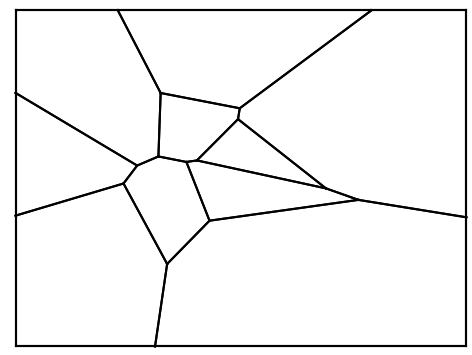
#> input picture Image Processing/voronoi_image.png, 472 x 355 px, found by its file name
$ python deneme5.py
#> lines starting #> are read from the running program, lines starting #| are printed output that depends on the picture
import cv2
import numpy as np
import matplotlib.pyplot as plt
from skimage.morphology import skeletonize
from math import atan2

# ------------------- tunables -------------------
THRESH_BIN = 200          # binarization threshold
NOISE_MIN_BRANCH = 3      # prune spur branches shorter than this (px)
MERGE_VERT_DIST = 3       # cluster tolerance for coincident vertices (px)
# ------------------------------------------------

# ---------- basic helpers ----------
def to_binary_inv(gray):
    _, th = cv2.threshold(gray, THRESH_BIN, 255, cv2.THRESH_BINARY_INV)
    return (th // 255).astype(np.uint8)  # 0/1

def skeletonize_image(gray):
    return skeletonize(to_binary_inv(gray)).astype(np.uint8)  # 0/1

NB8 = [(-1,-1),(-1,0),(-1,1),(0,-1),(0,1),(1,-1),(1,0),(1,1)]
def neighbors8(y,x, sk):
    h,w = sk.shape
    out=[]
    for dy,dx in NB8:
        yy,xx = y+dy, x+dx
        if 0<=yy<h and 0<=xx<w and sk[yy,xx]==1:
            out.append((yy,xx))
    return out

def prune_spurs(skel, keep_border=True):
    sk = skel.copy()
    h,w = sk.shape
    changed = True
    while changed:
        changed=False
        to_del=[]
        for y in range(h):
            for x in range(w):
                if sk[y,x]==1 and len(neighbors8(y,x,sk))==1:
                    if keep_border and (x==0 or y==0 or x==w-1 or y==h-1):
                        continue
                    # walk along degree-2 path; if short -> delete
                    path=[(y,x)]
                    py,px = y,x
                    ny,nx = neighbors8(y,x,sk)[0]
                    while sk[ny,nx]==1 and len(neighbors8(ny,nx,sk))==2 and len(path)<NOISE_MIN_BRANCH+1:
                        nbs = neighbors8(ny,nx,sk)
                        nxt = nbs[0] if nbs[0]!=(py,px) else (nbs[1] if len(nbs)>1 else nbs[0])
                        path.append((ny,nx))
                        py,px = ny,nx
                        ny,nx = nxt
                    if len(path)<=NOISE_MIN_BRANCH:
                        to_del.extend(path)
        if to_del:
            changed=True
            for (yy,xx) in to_del:
                sk[yy,xx]=0
    return sk

def detect_rectangle_via_hough(gray):
    """Return (xL,yT,xR,yB) and corner points; fall back to image bounds."""
    h,w = gray.shape
    edges = cv2.Canny(gray, 50, 150)
    lines = cv2.HoughLinesP(edges, 1, np.pi/180, threshold=80,
                            minLineLength=int(0.6*min(h,w)), maxLineGap=10)
    if lines is None:
        return (0.0,0.0,w-1.0,h-1.0), [(0.0,0.0),(w-1.0,0.0),(w-1.0,h-1.0),(0.0,h-1.0)]
    horizontals=[]; verticals=[]
    for l in lines[:,0]:
        x1,y1,x2,y2 = l
        if abs(y2-y1) <= abs(x2-x1): horizontals.append(l)
        else: verticals.append(l)
    if not horizontals or not verticals:
        return (0.0,0.0,w-1.0,h-1.0), [(0.0,0.0),(w-1.0,0.0),(w-1.0,h-1.0),(0.0,h-1.0)]
    top = min(horizontals, key=lambda L: min(L[1],L[3]))
    bot = max(horizontals, key=lambda L: max(L[1],L[3]))
    lef = min(verticals,   key=lambda L: min(L[0],L[2]))
    rig = max(verticals,   key=lambda L: max(L[0],L[2]))
    yT = 0.5*(top[1]+top[3]); yB = 0.5*(bot[1]+bot[3])
    xL = 0.5*(lef[0]+lef[2]); xR = 0.5*(rig[0]+rig[2])
    corners = [(xL,yT),(xR,yT),(xR,yB),(xL,yB)]
    return (xL,yT,xR,yB), corners

def line_intersection(p1,p2, q1,q2):
    x1,y1 = p1; x2,y2=p2; x3,y3=q1; x4,y4=q2
    den = (x1-x2)*(y3-y4) - (y1-y2)*(x3-x4)
    if abs(den) < 1e-9: return None
    px = ((x1*y2 - y1*x2)*(x3-x4) - (x1-x2)*(x3*y4 - y3*x4))/den
    py = ((x1*y2 - y1*x2)*(y3-y4) - (y1-y2)*(x3*y4 - y3*x4))/den
    return (px,py)

def project_to_rectangle(p_prev, p_end, rect):
    xL,yT,xR,yB = rect
    walls = [((xL,yT),(xR,yT)), ((xR,yT),(xR,yB)),
             ((xR,yB),(xL,yB)), ((xL,yB),(xL,yT))]
    for a,b in walls:
        ip = line_intersection(p_prev, p_end, a, b)
        if ip is None: continue
        x,y=ip
        if xL-1e-6 <= x <= xR+1e-6 and yT-1e-6 <= y <= yB+1e-6:
            return (x,y)
    return None

def merge_close_points(pts, r=MERGE_VERT_DIST):
    """Greedy clustering; returns list of (x,y) floats."""
    pts = [tuple(map(float,p)) for p in pts]
    centers=[]
    for p in pts:
        found=False
        for i,c in enumerate(centers):
            if np.hypot(c[0]-p[0], c[1]-p[1]) <= r:
                centers[i] = ((c[0]+p[0])/2.0, (c[1]+p[1])/2.0)
                found=True; break
        if not found: centers.append(p)
    return centers

# ---------- graph extraction with correct boundary handling ----------
def extract_graph_with_boundary(gray):
    h,w = gray.shape
    rect, rect_corners = detect_rectangle_via_hough(gray)

    sk = skeletonize_image(gray)
    sk = prune_spurs(sk)

    # true vertices = junctions (deg>=3) + endpoints (deg==1) + rectangle corners
    verts=[]
    for y in range(h):
        for x in range(w):
            if sk[y,x]!=1: continue
            d = len(neighbors8(y,x,sk))
            if d==1 or d>=3:
                verts.append((x,y))
    verts += [(cx,cy) for (cx,cy) in rect_corners]
    verts = merge_close_points(verts, r=MERGE_VERT_DIST)

    # integer map for quick lookups
    vmap = { (int(round(v[1])), int(round(v[0]))): i for i,v in enumerate(verts) }

    def is_vertex_pix(y,x):
        return (y,x) in vmap

    edges=set()
    visited=set()

    # walk skeleton from each vertex to the next vertex; if chain runs off, project to rectangle & create a boundary vertex
    for i,(vx,vy) in enumerate(verts):
        y0, x0 = int(round(vy)), int(round(vx))
        starts = [(y0,x0)] + [(y0+dy, x0+dx) for dy,dx in NB8]
        starts = [(yy,xx) for (yy,xx) in starts if 0<=yy<h and 0<=xx<w and sk[yy,xx]==1]
        for sy,sx in starts:
            for ny,nx in neighbors8(sy,sx, sk):
                key=(sy,sx,ny,nx)
                if key in visited: continue
                path=[(sy,sx),(ny,nx)]
                py,px=sy,sx
                cy,cx=ny,nx
                while True:
                    nbs = neighbors8(cy,cx, sk)
                    nbs = [p for p in nbs if p!=(py,px)]
                    if not nbs:  # dead-end -> project last segment to rectangle
                        ip = project_to_rectangle((float(px),float(py)), (float(cx),float(cy)), rect)
                        if ip is not None:
                            verts.append(ip)
                            # rebuild map lazily
                            vmap.clear()
                            for k,(xx,yy) in enumerate(verts):
                                vmap[(int(round(yy)), int(round(xx)))] = k
                            a = i
                            b = vmap[(int(round(ip[1])), int(round(ip[0])))]
                            if a!=b: edges.add(tuple(sorted((a,b))))
                        break
                    if len(nbs)>=2 or is_vertex_pix(cy,cx):
                        a = i
                        b = vmap.get((cy,cx))
                        if b is None:  # snap to nearest
                            ds = [np.hypot(xx-cx, yy-cy) for (xx,yy) in verts]
                            b = int(np.argmin(ds))
                        if a!=b: edges.add(tuple(sorted((a,b))))
                        break
                    py,px = cy,cx
                    cy,cx = nbs[0]
                visited.add(key)

    # ensure rectangle edges are present
    corner_ids = [vmap[(int(round(cy)),int(round(cx)))] for (cx,cy) in rect_corners]
    for e in [(corner_ids[0],corner_ids[1]),
              (corner_ids[1],corner_ids[2]),
              (corner_ids[2],corner_ids[3]),
              (corner_ids[3],corner_ids[0])]:
        edges.add(tuple(sorted(e)))

    return list(verts), [list(e) for e in sorted(edges)]

# ---------- face extraction (cells) ----------
def polygon_area(coords):
    x = coords[:,0]; y=coords[:,1]
    return 0.5*np.sum(x*np.roll(y,-1) - np.roll(x,-1)*y)

def polygon_centroid(coords):
    x = coords[:,0]; y=coords[:,1]
    a = np.sum(x*np.roll(y,-1) - np.roll(x,-1)*y)
    if abs(a) < 1e-9:
        return np.array([x.mean(), y.mean()])
    cx = np.sum((x+np.roll(x,-1))*(x*np.roll(y,-1)-np.roll(x,-1)*y))/(3*a)
    cy = np.sum((y+np.roll(y,-1))*(x*np.roll(y,-1)-np.roll(x,-1)*y))/(3*a)
    return np.array([cx,cy])

def build_cells(vertices, edges, img_shape):
    """Planar face walk on straight-edge graph -> bounded faces (cells)."""
    V = np.array(vertices, dtype=float)
    h,w = img_shape

    # adjacency with angles
    adj = {i:set() for i in range(len(V))}
    for a,b in edges:
        adj[a].add(b); adj[b].add(a)
    ang = {}
    for i in range(len(V)):
        vi = V[i]
        ang[i] = {}
        for j in adj[i]:
            vj = V[j]
            ang[i][j] = atan2(vj[1]-vi[1], vj[0]-vi[0])
    # neighbors sorted CCW
    nbr_sorted = {i: sorted(list(adj[i]), key=lambda j: ang[i][j]) for i in adj}

    # half-edge visitation
    visited_he = set()
    faces = []          # list of ordered vertex indices per face (closed loop)
    he_start_for_face = []

    # iterate all half-edges
    for a,b in edges:
        for (u,v) in [(a,b),(b,a)]:
            if (u,v) in visited_he: continue
            face = []
            start = (u,v)
            cur_u, cur_v = u, v
            while True:
                visited_he.add((cur_u,cur_v))
                face.append(cur_u)
                # at cur_v, rotate "right" (clockwise) to keep face on left of half-edge
                nbrs = nbr_sorted[cur_v]
                if cur_u not in nbrs: break  # broken adjacency (shouldn't happen)
                k = nbrs.index(cur_u)
                nxt = nbrs[(k-1) % len(nbrs)]  # previous in CCW list = clockwise
                cur_u, cur_v = cur_v, nxt
                if (cur_u,cur_v) == start:
                    break
            if len(face)>=3:
                faces.append(face)
                he_start_for_face.append(start)

    # dedupe faces by vertex cycles (normalize rotation)
    def norm_cycle(cyc):
        m = min(range(len(cyc)), key=lambda i: cyc[i])
        c1 = cyc[m:]+cyc[:m]
        c2 = c1[:1]+list(reversed(c1[1:]))
        return tuple(min(c1,c2))
    uniq = {}
    for f in faces:
        key = norm_cycle(f)
        uniq[key]=f
    faces = list(uniq.values())

    # remove outer face (largest absolute area)
    areas = [abs(polygon_area(V[np.array(f)])) for f in faces]
    if areas:
        outer_idx = int(np.argmax(areas))
        faces.pop(outer_idx)

    # build sub_dict_* structure + neighbors via shared edges
    edge_to_faces = {}
    for fid,f in enumerate(faces):
        for i in range(len(f)):
            a=f[i]; b=f[(i+1)%len(f)]
            e = tuple(sorted((a,b)))
            edge_to_faces.setdefault(e, []).append(fid)

    sub = {}
    for fid,f in enumerate(faces):
        poly = V[np.array(f)]
        # seed = polygon centroid, normalized to [0,1]
        c = polygon_centroid(poly)
        seed_norm = [float(c[0]/(w-1)), float(c[1]/(h-1))]
        # edges around this face
        e_local = [[int(f[i]), int(f[(i+1)%len(f)])] for i in range(len(f))]
        # neighbors = faces sharing an edge
        neigh=set()
        for e in e_local:
            other = edge_to_faces.get(tuple(sorted(e)), [])
            for ff in other:
                if ff!=fid: neigh.add(ff)
        sub[f"sub_dict_{fid}"] = {
            "seed number": fid,
            "seed coordinates": seed_norm,
            "neighbors": sorted(list(neigh)),
            "edges": e_local,
            "cell vertices": [int(v) for v in f]
        }
    return sub

# ---------- user-facing pipeline ----------
def image_to_explicit_voronoi_dict(image_path, plot=True):
#> called with plot = True
    gray = cv2.imread(image_path, cv2.IMREAD_GRAYSCALE)
#> gray is the input picture: shape (355, 472); min 0, max 255, mean 243.8
    if gray is None:
        raise FileNotFoundError(f"Cannot read image: {image_path}")

    # graph (vertices + edges) directly from the drawing
    vertices, edges = extract_graph_with_boundary(gray)
#> in detect_rectangle_via_hough, `edges = cv2.Canny(gray, 50, 150)`:
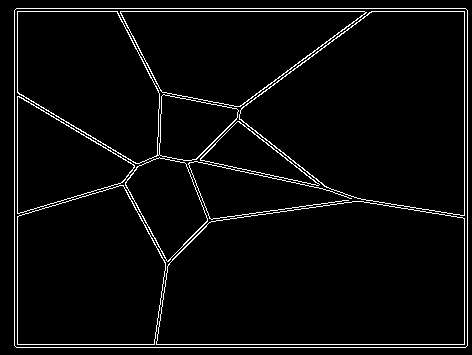
#> edges: shape (355, 472); 3.9% white in thin lines or dots
#> in detect_rectangle_via_hough, `lines = cv2.HoughLinesP(edges, 1, np.pi/180, threshold=80, minLineLeng..`: lines = [[16, 8, 465, 8], [14, 344, 467, 344], [14, 11, 467, 11], [16, 347, 465, 347], [464, 343, 464, 12], [467, 345, 467, 10], [14, 345, 14, 10], [17, 343, 17, 12]]
#> the loop in detect_rectangle_via_hough, `for l in lines[:,0]:` made 8 passes
#> after the loop in detect_rectangle_via_hough, `for l in lines[:,0]:`: horizontals = [[16, 8, 465, 8], [14, 344, 467, 344], [14, 11, 467, 11], [16, 347, 465, 347]]; verticals = [[464, 343, 464, 12], [467, 345, 467, 10], [14, 345, 14, 10], [17, 343, 17, 12]]
#> in detect_rectangle_via_hough, `top = min(horizontals, key=lambda L: min(L[1],L[3]))`: top = [16, 8, 465, 8]
#> in detect_rectangle_via_hough, `bot = max(horizontals, key=lambda L: max(L[1],L[3]))`: bot = [16, 347, 465, 347]
#> in detect_rectangle_via_hough, `lef = min(verticals,   key=lambda L: min(L[0],L[2]))`: lef = [14, 345, 14, 10]
#> in detect_rectangle_via_hough, `rig = max(verticals,   key=lambda L: max(L[0],L[2]))`: rig = [467, 345, 467, 10]
#> in detect_rectangle_via_hough, `yT = 0.5 * (top[1] + top[3])`: yT = 8
#> in detect_rectangle_via_hough, `yB = 0.5 * (bot[1] + bot[3])`: yB = 347
#> in detect_rectangle_via_hough, `xL = 0.5 * (lef[0] + lef[2])`: xL = 14
#> in detect_rectangle_via_hough, `xR = 0.5 * (rig[0] + rig[2])`: xR = 467
#> in detect_rectangle_via_hough, `corners = [(xL,yT),(xR,yT),(xR,yB),(xL,yB)]`: corners = [(14, 8), (467, 8), (467, 347), (14, 347)]
#> in extract_graph_with_boundary, `rect, rect_corners = detect_rectangle_via_hough(gray)`: rect = (14, 8, 467, 347); rect_corners = [(14, 8), (467, 8), (467, 347), (14, 347)]
#> in to_binary_inv, `_, th = cv2.threshold(gray, THRESH_BIN, 255, cv2.THRESH_BINARY_INV)`:
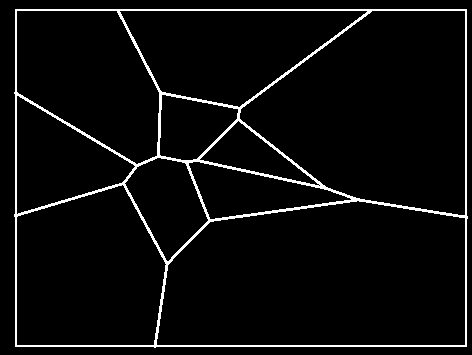
#> th: shape (355, 472); 4.6% white in thin lines or dots
#> in to_binary_inv, `return (th // 255).astype(np.uint8)`: returned value: shape (355, 472); values 0 (black) and 1 (white), 4.6% white in thin lines or dots
#> in skeletonize_image, `return skeletonize(to_binary_inv(gray)).astype(np.uint8)`:
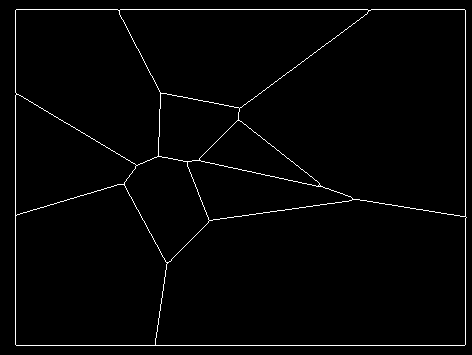
#> returned value: shape (355, 472); values 0 (black) and 1 (white), 1.8% white in thin lines or dots
#> the loop in merge_close_points, `for p in pts:` made 66 passes
#> p on passes 1 to 12: (118, 10), (119, 10), (368, 10), (369, 10), (119, 11), (368, 11), (160, 92), (16, 93), (160, 93), (161, 93), (16, 94), (17, 94)
#> the loop in extract_graph_with_boundary, `for i,(vx,vy) in enumerate(verts):` made 22 passes
#> (vx, vy) on passes 1 to 12: (118.8, 10.5), (368.2, 10.5), (160.2, 93.38), (16.5, 93.75), (239, 108), (238.4, 119.9), (158.4, 155.9), (199.4, 159.9), (187.1, 161.5), (136, 165), (123.9, 184.4), (320.1, 186)
#> the loop in extract_graph_with_boundary, `for e in [(corner_ids[0],corner_ids[1]), (corner_ids[1],corner_ids[2])..` made 4 passes
#> e on passes 1 to 4: (18, 19), (19, 20), (20, 21), (21, 18)

    # faces -> your exact sub_dict_* format
    explicit = build_cells(vertices, edges, gray.shape)
#> the loop in build_cells, `for a,b in edges:` made 31 passes
#> (a, b) on passes 1 to 12: (0, 1), (0, 2), (0, 3), (1, 4), (1, 14), (2, 4), (2, 6), (3, 9), (3, 13), (4, 5), (5, 7), (5, 11)
#> the loop in build_cells, `for i in range(len(V)):` made 22 passes
#> the loop in build_cells, `for f in faces:` made 13 passes
#> f on passes 1 to 12: [0, 1, 4, 2], [1, 0, 3, 13, 17, 14], [0, 2, 6, 9, 3], [4, 1, 14, 12, 11, 5], [2, 4, 5, 7, 8, 6], [3, 9, 10, 13], [7, 5, 11], [6, 8, 15, 16, 10, 9], [8, 7, 11, 12, 15], [13, 10, 16, 17], [12, 14, 17, 16, 15], [18, 19, 20, 21]
#> the loop in build_cells, `for fid,f in enumerate(faces):` made 11 passes

    if plot:
        # quick visualization
        fig, ax = plt.subplots(figsize=(8,6))
        # ax.imshow(gray, cmap='gray')
        V = np.array(vertices, float)
        # [6 lines of commented-out code are left out]

    return explicit, vertices, edges

# --------------- example ---------------
if __name__ == "__main__":
    path = r"C:\Users\user\OneDrive\PHD\Repositories\Inverse_Voronoi\Image Processing\voronoi_image.png"
    explicit_voronoi, vertices, edges = image_to_explicit_voronoi_dict(path, plot=True)

    # show one cell example and count
    print(f"#cells: {len(explicit_voronoi)}  #verts: {len(vertices)}  #edges: {len(edges)}")
#| #cells: 11  #verts: 22  #edges: 31
    first_key = list(explicit_voronoi.keys())[0]
    print(explicit_voronoi)
#> (printed output is left out)

    # extract edges from explicit voronoi
    extracted_edges = []
    for cell in explicit_voronoi:
        for edges in explicit_voronoi[cell]['edges']:
            if edges not in extracted_edges and edges[::-1] not in extracted_edges:
                extracted_edges.append(edges)
#> this loop made 11 passes
#> cell on passes 1 to 11: 'sub_dict_0', 'sub_dict_1', 'sub_dict_2', 'sub_dict_3', 'sub_dict_4', 'sub_dict_5', 'sub_dict_6', 'sub_dict_7', 'sub_dict_8', 'sub_dict_9', 'sub_dict_10'

    print('Extracted Edges:', extracted_edges)
#> (printed output is left out)
    # extract vertices from explicit voronoi
    extracted_vertices = []
    for cell in explicit_voronoi:
        for vertex in explicit_voronoi[cell]['cell vertices']:
            if vertex not in extracted_vertices:
                extracted_vertices.append(vertex)
    print('Extracted Vertices:', extracted_vertices)
#| Extracted Vertices: [0, 1, 4, 2, 3, 13, 17, 14, 6, 9, 12, 11, 5, 7, 8, 10, 15, 16]

    import matplotlib.pyplot as plt
    # visualize extracted edges and vertices
    for edge in extracted_edges:
        pt1 = vertices[edge[0]]
        pt2 = vertices[edge[1]]
        plt.plot([pt1[0], pt2[0]], [pt1[1], pt2[1]], 'b-')
#> this loop made 27 passes
#> edge on passes 1 to 12: [0, 1], [1, 4], [4, 2], [2, 0], [0, 3], [3, 13], [13, 17], [17, 14], [14, 1], [2, 6], [6, 9], [9, 3]
    plt.show()
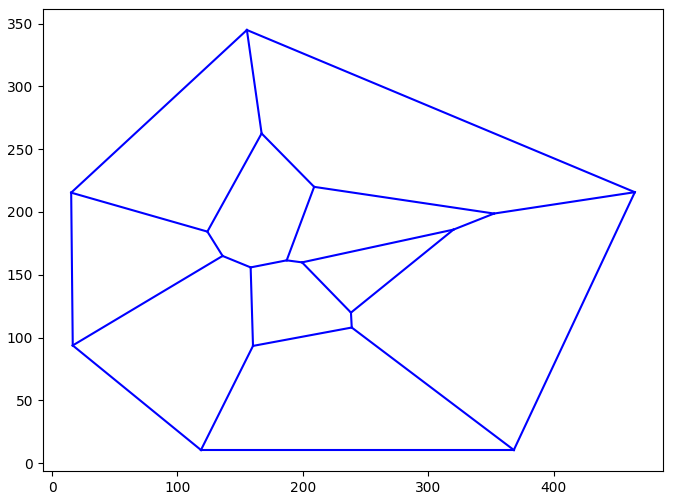
#> figure drawn by matplotlib, 1 panel
